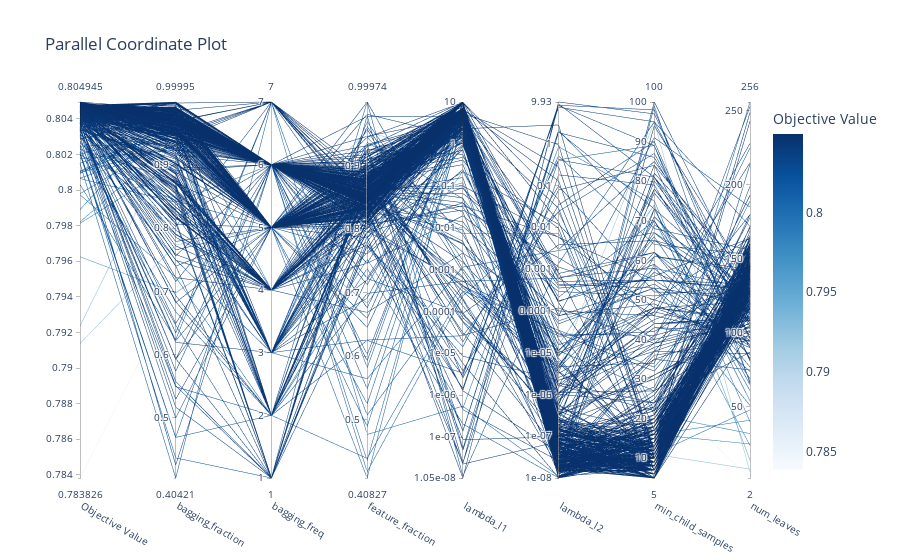

The notebook cell saved with this chart:
### Code cell
optuna.visualization.plot_parallel_coordinate(study, params=study.best_params.keys())

### Figure 1 — Plotly figure (JSON) as saved in the notebook; plotly's stock layout.template omitted (floating-point values rounded to 4 significant figures; data arrays with more than 128 entries replaced by an {"elided": "..."} marker saying what was removed)
{"data": [{"dimensions": [{"label": "Objective Value", "range": [0.7838, 0.8049], "values": {"elided": "421 float values"}}, {"label": "bagging_fraction", "range": [0.4042, 1.0], "values": {"elided": "421 float values"}}, {"label": "bagging_freq", "range": [1, 7], "values": {"elided": "421 int values"}}, {"label": "feature_fraction", "range": [0.4083, 0.9997], "values": {"elided": "421 float values"}}, {"label": "lambda_l1", "range": [-7.979, 1.0], "ticktext": ["1.05e-08", "1e-07", "1e-06", "1e-05", "0.0001", "0.001", "0.01", "0.1", "1", "10"], "tickvals": [-7.979, -7, -6, -5, -4, -3, -2, -1, 0, 1.0], "values": {"elided": "421 float values"}}, {"label": "lambda_l2", "range": [-8.0, 0.997], "ticktext": ["1e-08", "1e-07", "1e-06", "1e-05", "0.0001", "0.001", "0.01", "0.1", "1", "9.93"], "tickvals": [-8.0, -7, -6, -5, -4, -3, -2, -1, 0, 0.997], "values": {"elided": "421 float values"}}, {"label": "min_child_samples", "range": [5, 100], "values": {"elided": "421 int values"}}, {"label": "num_leaves", "range": [2, 256], "values": {"elided": "421 int values"}}], "labelangle": 30, "labelside": "bottom", "line": {"color": {"elided": "421 float values"}, "colorbar": {"title": {"text": "Objective Value"}}, "colorscale": [[0, "rgb(247,251,255)"], [0.125, "rgb(222,235,247)"], [0.25, "rgb(198,219,239)"], [0.375, "rgb(158,202,225)"], [0.5, "rgb(107,174,214)"], [0.625, "rgb(66,146,198)"], [0.75, "rgb(33,113,181)"], [0.875, "rgb(8,81,156)"], [1, "rgb(8,48,107)"]], "reversescale": false, "showscale": true}, "type": "parcoords"}], "layout": {"title": {"text": "Parallel Coordinate Plot"}}}
